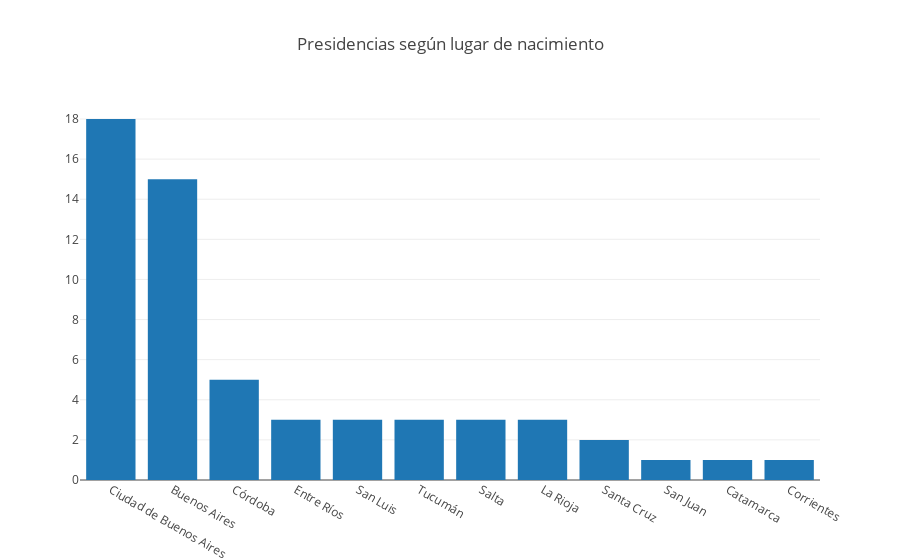

Notebook code for this chart:
### Code cell
fig = go.Figure()
fig.add_trace(go.Histogram(x = presidencias_argentinas["Lugar en el que nació"]))
fig.update_xaxes(categoryorder='total descending')
fig.update_layout(template = None, title_text = "Presidencias según lugar de nacimiento")

### Figure 1 — Plotly figure (JSON) as saved in the notebook; plotly's stock layout.template omitted (floating-point values rounded to 4 significant figures)
{"data": [{"type": "histogram", "x": ["Ciudad de Buenos Aires", "Ciudad de Buenos Aires", "Entre Ríos", "Córdoba", "San Luis", "Ciudad de Buenos Aires", "Ciudad de Buenos Aires", "San Juan", "Tucumán", "Tucumán", "Córdoba", "Ciudad de Buenos Aires", "Ciudad de Buenos Aires", "Salta", "Tucumán", "Ciudad de Buenos Aires", "Córdoba", "Ciudad de Buenos Aires", "Salta", "Ciudad de Buenos Aires", "Ciudad de Buenos Aires", "Ciudad de Buenos Aires", "Salta", "Entre Ríos", "Ciudad de Buenos Aires", "Catamarca", "Entre Ríos", "Buenos Aires", "Buenos Aires", "Buenos Aires", "Ciudad de Buenos Aires", "Córdoba", "Corrientes", "Ciudad de Buenos Aires", "Buenos Aires", "Buenos Aires", "San Luis", "Ciudad de Buenos Aires", "Buenos Aires", "Ciudad de Buenos Aires", "Buenos Aires", "La Rioja", "Buenos Aires", "Ciudad de Buenos Aires", "Buenos Aires", "Buenos Aires", "Buenos Aires", "La Rioja", "La Rioja", "Córdoba", "San Luis", "Buenos Aires", "Santa Cruz", "Santa Cruz", "Buenos Aires", "Buenos Aires", "Buenos Aires", "Ciudad de Buenos Aires"]}], "layout": {"title": {"text": "Presidencias según lugar de nacimiento"}, "xaxis": {"categoryorder": "total descending"}}}
